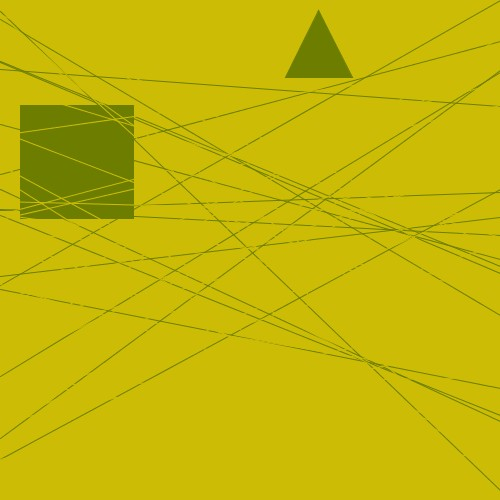
#> input picture training_data/00100310015BBB-0013E83-001B23A-0016FF8-0015B36001816D0017642.jpg, 500 x 500 px
$ python -i contours_detection.py   (imports and definitions only)   (older library calls are emulated)
#> lines starting #> are read from the running program, lines starting #| are printed output that depends on the picture; after the words box and inside, x2 and y2 are one past the last pixel; in counts of white or black regions, pixels touching at a corner belong together
#> further down, picture is the input picture: shape (500, 500, 3); mean B, G, R 5.7, 182.4, 195.6
### preprocessing.py
"""
This file includes preprocessing phase, to reduce the noise in the picture,
remove salt and pepper noise, and reduce the strength of the crossing lines.

Reference: https://code.tutsplus.com/tutorials/image-filtering-in-python--cms-29202
"""
import cv2

# Median filter
def preprocess(image, median_size=5):
    """
    :param image: The original image, in which you wanna reduce the noise.
    :param median_size: the matrix dimensions of the median filter
    :return: The cleaned image
    """
#> called with median_size = 5
    # It supports maximum 7x7 window!
    median_size = min(median_size, 7)
    # apply the (median_size X median_size) median filter on the image [default 5 x 5]
    processed_image = cv2.medianBlur(image, median_size)
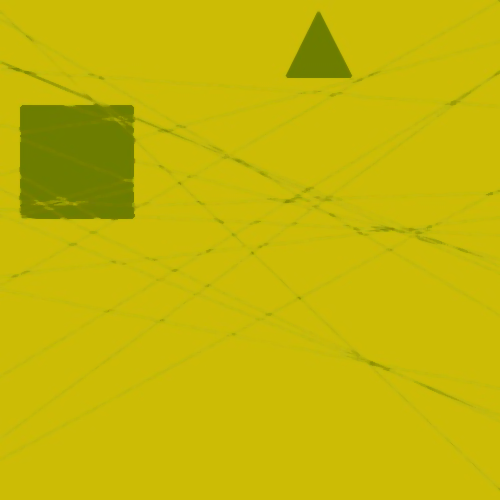
#> processed_image: shape (500, 500, 3); mean B, G, R 5.3, 183.7, 197
    return processed_image

### contours_detection.py
"""
This file includes an Algorithm to extract the contours from an image.

Reference: https://www.youtube.com/watch?v=hrwsHlKqBRw
"""
import cv2
from preprocessing import preprocess


def get_contours(image, median_size=5):
    """
    :param image: The original image, in which you wanna reduce the noise.
    :param median_size: the matrix dimensions of the median filter
    :return: numpy array includes the contours in this image
    :draw: the original image with the contours detected and drawn on it
    """
    image_with_noise = image
    image = preprocess(image, median_size)

    blurred = cv2.pyrMeanShiftFiltering(image, 31, 91)

    gray = cv2.cvtColor(blurred, cv2.COLOR_BGR2GRAY)
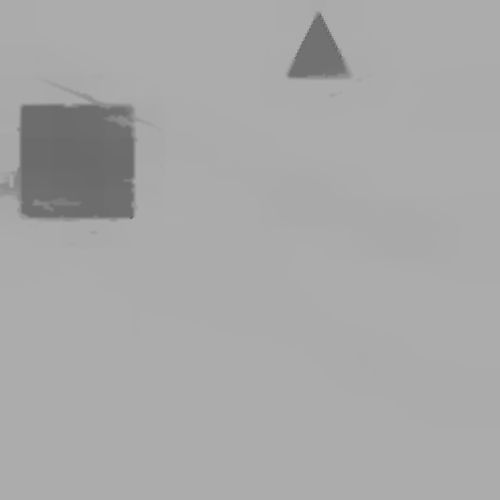
#> gray: shape (500, 500); min 106, max 172, mean 167.6

    ret, threshold = cv2.threshold(gray, 0, 255, cv2.THRESH_BINARY+cv2.THRESH_OTSU)
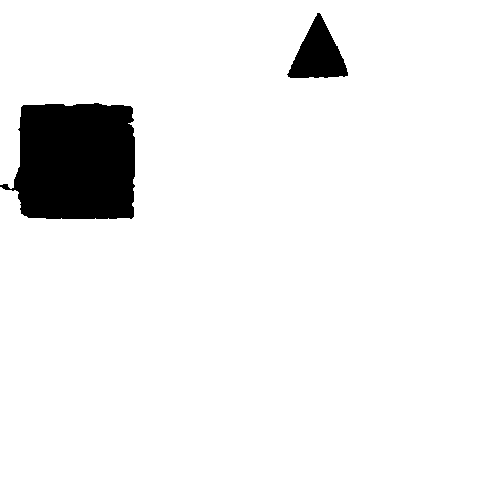
#> threshold: shape (500, 500); 93.9% white; 2 black regions
#> ret = 141
    #ret, threshold = cv2.threshold(gray, 127, 255, 1)

    _, contours, _ = cv2.findContours(threshold, cv2.RETR_LIST, cv2.CHAIN_APPROX_NONE)
#> contours = 2 contours; box (x1, y1, x2, y2) and area: (0, 0, 500, 500) 235674, (286, 12, 349, 79) 2294
    #_, contours, _ = cv2.findContours(threshold,1,2)

    cv2.drawContours(image_with_noise, contours, -1, (0, 0, 255), 6)
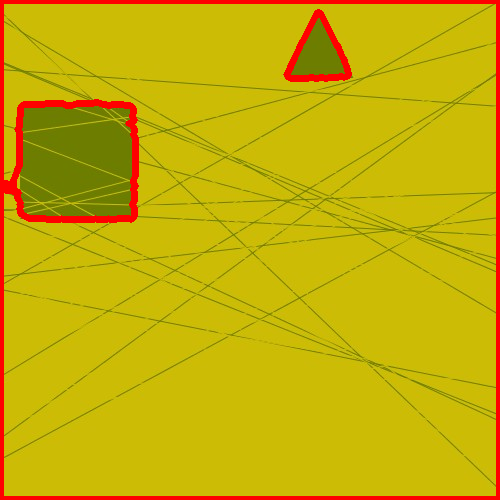
#> image_with_noise: shape (500, 500, 3); 5.01% of pixels changed, all inside (x1, y1, x2, y2) = (0, 0, 500, 500)

    cv2.namedWindow("Contours Detection", cv2.WINDOW_NORMAL)
    cv2.imshow("Contours Detection", image_with_noise)
    cv2.waitKey()
    return contours

>>> import cv2
>>> picture = cv2.imread('training_data/00100310015BBB-0013E83-001B23A-0016FF8-0015B36001816D0017642.jpg')
>>> result = get_contours(picture)
#> result has the same summary as contours in get_contours
